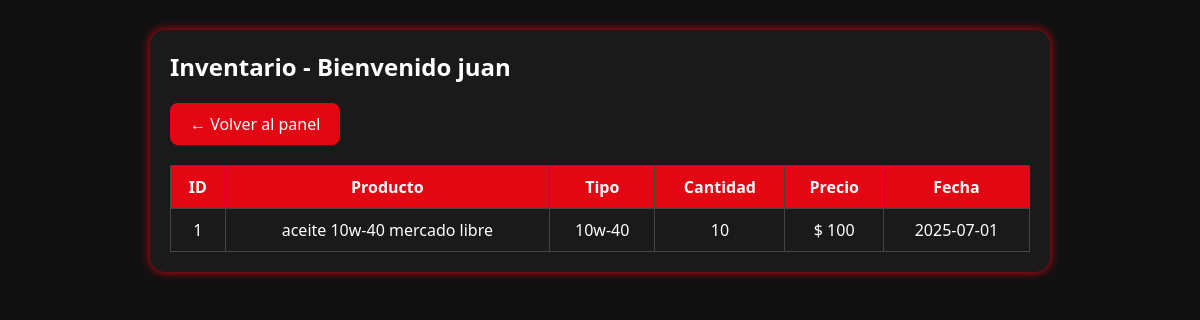
The app's page /facturacion/inventario.php (signed in), older data.
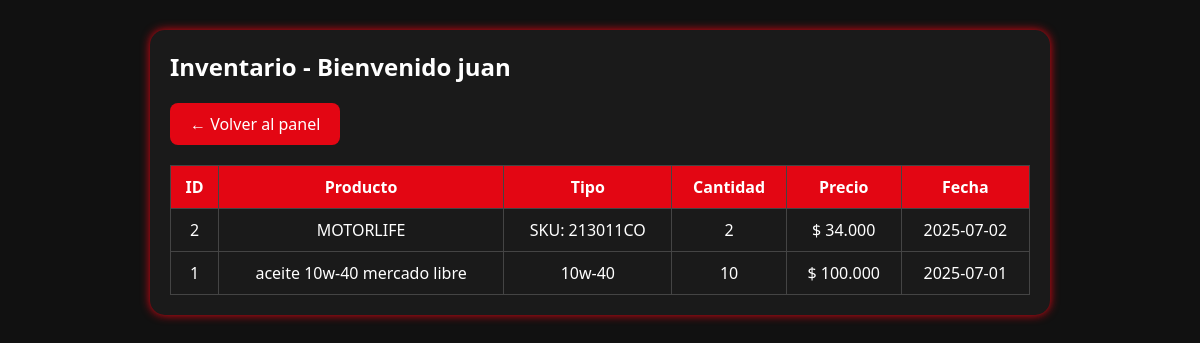
The same page, newer data.
### tables this page shows
CREATE TABLE `inventario` (
  `id` int(11) NOT NULL,
  `producto` varchar(100) NOT NULL,
  `tipo` varchar(50) NOT NULL,
  `cantidad` int(11) NOT NULL,
  `precio` decimal(10,3) NOT NULL,
  `fecha` date NOT NULL,
  `estado` varchar(50) NOT NULL
);

### facturacion/inventario.php (the view, shortened to what this page needs)
<!DOCTYPE html>
<html lang="es">
<head>
  <link rel="stylesheet" href="estilos.css">
</head>
<body>
  <div class="panel">
    <h2>Inventario - Bienvenido <?php echo $_SESSION['usuario']; ?></h2>
    <a href="empleado.php" class="btn">← Volver al panel</a>
    <table>
      <tr>
        <th>ID</th>
        <th>Producto</th>
        <th>Tipo</th>
        <th>Cantidad</th>
        <th>Precio</th>
        <th>Fecha</th>
      </tr>
      <?php
      include "php/conexion.php";
      $resultado = $conexion->query("SELECT * FROM inventario ORDER BY fecha DESC");
      while ($fila = $resultado->fetch_assoc()) {
        echo "<tr>
                <td>{$fila['id']}</td>
                <td>{$fila['producto']}</td>
                <td>{$fila['tipo']}</td>
                <td>{$fila['cantidad']}</td>
                <td>$ {$fila['precio']}</td>
                <td>{$fila['fecha']}</td>
              </tr>";
      }
      ?>
    </table>
  </div>
</body>
</html>

### facturacion/estilos.css (style rules this page uses)
* { margin: 0; padding: 0; box-sizing: border-box; }
body { font-family: 'Segoe UI', sans-serif; background-color: #111; color: #fff; }

### facturacion/inventario.php (style rules this page uses)
body { background: #111; color: white; font-family: 'Segoe UI', sans-serif; padding: 30px; }
.panel { max-width: 900px; margin: auto; background: #1a1a1a; padding: 20px; border-radius: 15px; box-shadow: 0 0 10px #e30613; }
table { width: 100%; border-collapse: collapse; margin-top: 20px; }
th, td { border: 1px solid #444; padding: 10px; text-align: center; }
th { background: #e30613; color: white; }
a.btn { display: inline-block; margin-top: 20px; padding: 10px 20px; background: #e30613; color: white; border-radius: 8px; text-decoration: none; }

Row changes from the older to the newer data that the page shows:
added inventario: id "2", producto "MOTORLIFE", tipo "SKU: 213011CO", cantidad "2", precio "34.000", fecha "2025-07-02"
changed inventario "aceite 10w-40 mercado libre": precio "100" → "100.000"
